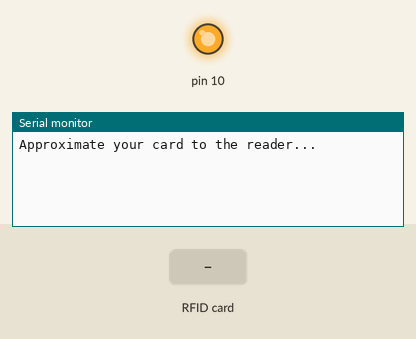
Bench run of a sketch on a simulated Arduino Uno, built with avr-gcc and run on an emulated ATmega328P. On the bench: output pins drawn as LEDs (lit = HIGH), the last lines printed to the serial monitor. The test bench sets the inputs (shaded band).

Above: at 1.2 s.
1.3 s: RFID card 63 94 A0 04 held to the reader
At 2.1 s:
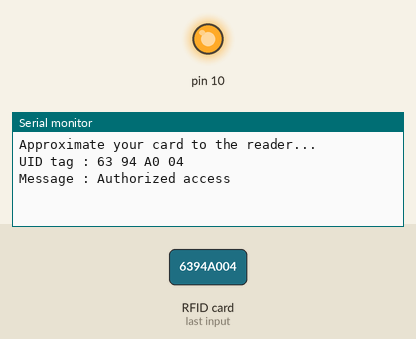
2.8 s: RFID card EC 85 6E 05 held to the reader
At 5.5 s:
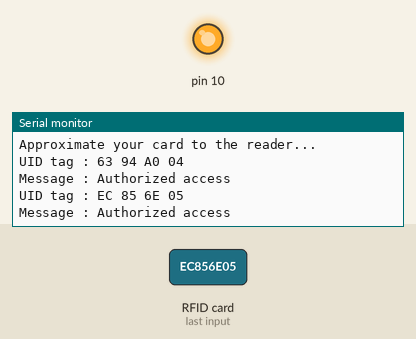
5.8 s: RFID card 5E 7A 19 C4 held to the reader
At 8.2 s:
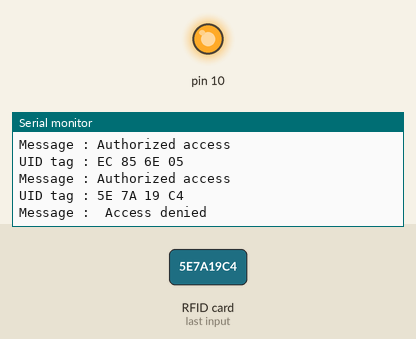

Measured:
- after the input at 1.3 s, the serial monitor: prints a new line at once (image 1)
- after the input at 2.8 s, the serial monitor: prints a new line after 1.5 s (image 2)
- after the input at 5.8 s, the serial monitor: prints a new line after 1.5 s (image 3)

The sketch:

RFID_SECURITY_ACCESS.ino
```cpp
#include <MFRC522v2.h> // this is the newer and updated library
#include <MFRC522DriverSPI.h>
//#include <MFRC522DriverI2C.h>
#include <MFRC522DriverPinSimple.h>
#include <MFRC522Debug.h>

//#define SS_PIN 15
//#define RST_PIN 0
//MFRC522 mfrc522(SS_PIN, RST_PIN);   // Create MFRC522 instance.


MFRC522DriverPinSimple ss_pin(15);

MFRC522DriverSPI driver{ss_pin}; // Create SPI driver
//MFRC522DriverI2C driver{};     // Create I2C driver
MFRC522 mfrc522{driver};         // Create MFRC522 instance


void setup()
{
  Serial.begin(115200);   // Initiate a serial communication
  SPI.begin();      // Initiate  SPI bus
  mfrc522.PCD_Init();   // Initiate MFRC522
  Serial.println("Approximate your card to the reader...");
  Serial.println();

}
void loop()
{
  // Look for new cards
  if ( ! mfrc522.PICC_IsNewCardPresent())
  {
    return;
  }
  // Select one of the cards
  if ( ! mfrc522.PICC_ReadCardSerial())
  {
    return;
  }
  //Show UID on serial monitor
  Serial.print("UID tag :");
  String content= "";
  byte letter;
  for (byte i = 0; i < mfrc522.uid.size; i++)
  {
     Serial.print(mfrc522.uid.uidByte[i] < 0x10 ? " 0" : " ");
     Serial.print(mfrc522.uid.uidByte[i], HEX);
     content.concat(String(mfrc522.uid.uidByte[i] < 0x10 ? " 0" : " "));
     content.concat(String(mfrc522.uid.uidByte[i], HEX));
  }
  Serial.println();
  Serial.print("Message : ");
  content.toUpperCase();
  if (content.substring(1) == "63 94 A0 04" || content.substring(1) == "EC 85 6E 05") //change here the UID of the card/cards that you want to give access
  {
    Serial.println("Authorized access");
    Serial.println();
    delay(3000);
  }

 else   {
    Serial.println(" Access denied");
    delay(3000);
  }
} 
```
